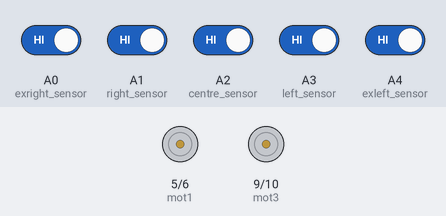
Bench run of a sketch on a simulated Arduino Uno, built with avr-gcc and run on an emulated ATmega328P. Parts: motor-driver pin pairs drawn as motors (green arrow = first pin HIGH = forward, orange = second pin HIGH = backward, longer = more drive). The inputs (shaded band) are chosen by the test bench; at power-on: A0 (exright_sensor), A1 (right_sensor), A2 (centre_sensor), A3 (left_sensor), A4 (exleft_sensor) HIGH.

Above: at 1.2 s.
1.3 s: A0 (exright_sensor) driven LOW and A1 (right_sensor) driven LOW
At 1.6 s:
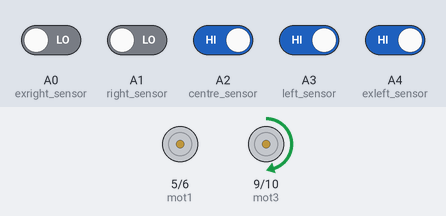
2.8 s: A4 (exleft_sensor) driven LOW
At 3.9 s:
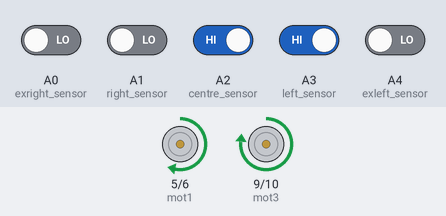
4.3 s: A3 (left_sensor) driven LOW
At 5.1 s:
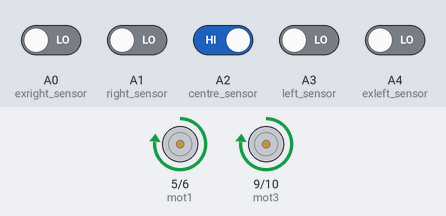
5.8 s: A1 (right_sensor) driven HIGH
At 6.2 s:
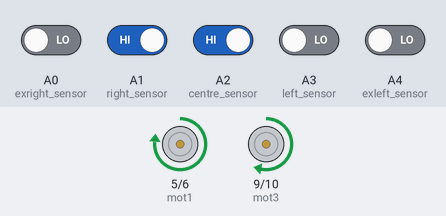
7.3 s: A0 (exright_sensor) driven HIGH
At 8.5 s:
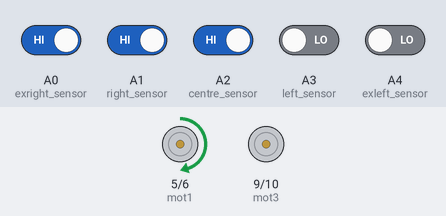
8.8 s: A0 (exright_sensor) driven LOW
At 9.7 s:
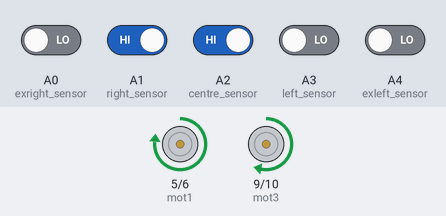
Timing chart, 0 to 11.3 s (numbered marks = the images above; inputs shaded):
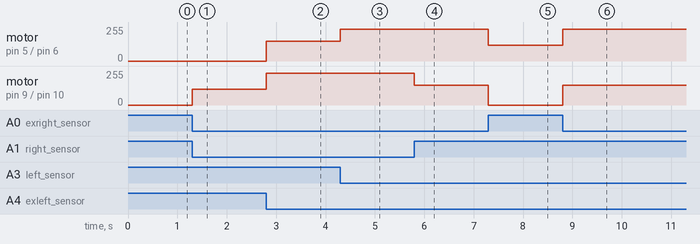

Measured:
- after the input at 1.3 s, motor on pin 9 (mot3) / pin 10 (mot4): stopped → forward 120/255 at once
- after the input at 2.8 s, motor on pin 5 (mot1) / pin 6 (mot2): stopped → forward 150/255 at once; motor on pin 9 (mot3) / pin 10 (mot4): forward 120/255 → forward 240/255 at once
- after the input at 4.3 s, motor on pin 5 (mot1) / pin 6 (mot2): forward 150/255 → forward 240/255 at once
- after the input at 5.8 s, motor on pin 9 (mot3) / pin 10 (mot4): forward 240/255 → forward 150/255 at once
- after the input at 7.3 s, motor on pin 5 (mot1) / pin 6 (mot2): forward 240/255 → forward 120/255 at once; motor on pin 9 (mot3) / pin 10 (mot4): forward 150/255 → stopped at once
- after the input at 8.8 s, motor on pin 5 (mot1) / pin 6 (mot2): forward 120/255 → forward 240/255 at once; motor on pin 9 (mot3) / pin 10 (mot4): stopped → forward 150/255 at once

The sketch:

line_following_robo.ino
```cpp
int mot1=5;     //initialising motors
int mot2=6;
int mot3=9;
int mot4=10;

int exleft_sensor = A4;     //initialising the 5 IR sensors
int left_sensor = A3;
int centre_sensor = A2;
int right_sensor = A1;
int exright_sensor = A0;


void setup() {
  pinMode(mot1, OUTPUT);
  pinMode(mot2, OUTPUT);
  pinMode(mot3, OUTPUT);
  pinMode(mot4, OUTPUT);

  pinMode(exleft_sensor, INPUT);
  pinMode(left_sensor, INPUT);
  pinMode(centre_sensor, INPUT);
  pinMode(right_sensor, INPUT);
  pinMode(exright_sensor, INPUT);


}


   void go_straight()
   {
     analogWrite(mot1,240);
     analogWrite(mot2,0);
     analogWrite(mot3,240);
     analogWrite(mot4,0);
   }
   void l_turn_left()
   {
     analogWrite(mot1,150);
     analogWrite(mot2,0);
     analogWrite(mot3,240);
     analogWrite(mot4,0);
   }
   void turn_left()
   {
     analogWrite(mot1,0);
     analogWrite(mot2,0);
     analogWrite(mot3,120);
     analogWrite(mot4,0);
   }
   void l_turn_right()
   {
     analogWrite(mot1,240);
     analogWrite(mot2,0);
     analogWrite(mot3,150);
     analogWrite(mot4,0);
   }
   void turn_right()
   {
     analogWrite(mot1,120);
     analogWrite(mot2,0);
     analogWrite(mot3,0);
     analogWrite(mot4,0);
   }
   void stop_it()
   {
     analogWrite(mot1,0);
     analogWrite(mot2,0);
     analogWrite(mot3,0);
     analogWrite(mot4,0);
   }


void loop() {
   Serial.begin(9600);

   int a = digitalRead(exleft_sensor);
   int b = digitalRead(left_sensor);
   int c = digitalRead(centre_sensor);
   int d = digitalRead(right_sensor);
   int e = digitalRead(exright_sensor);

   if((a == 0) && (b == 0) && (c == 1) && (d == 0) && (e == 0))
   {
    go_straight();
   }
   if((a == 0) && (b == 1) && (c == 1) && (d == 0) && (e == 0))
   {
     l_turn_left();
   }
   if((a == 1) && (b == 1) && (c == 1) && (d == 0) && (e == 0))
   {
     turn_left();
   }
   if((a == 0) && (b == 0) && (c == 1) && (d == 1) && (e == 0))
   {
     l_turn_right();
   }
   if((a == 0) && (b == 0) && (c == 1) && (d == 1) && (e == 1))
   {
     turn_right();
   }
   if((a == 1) && (b == 1) && (c == 1) && (d == 1) && (e == 1))
   {
     stop_it();
   }
}
```
